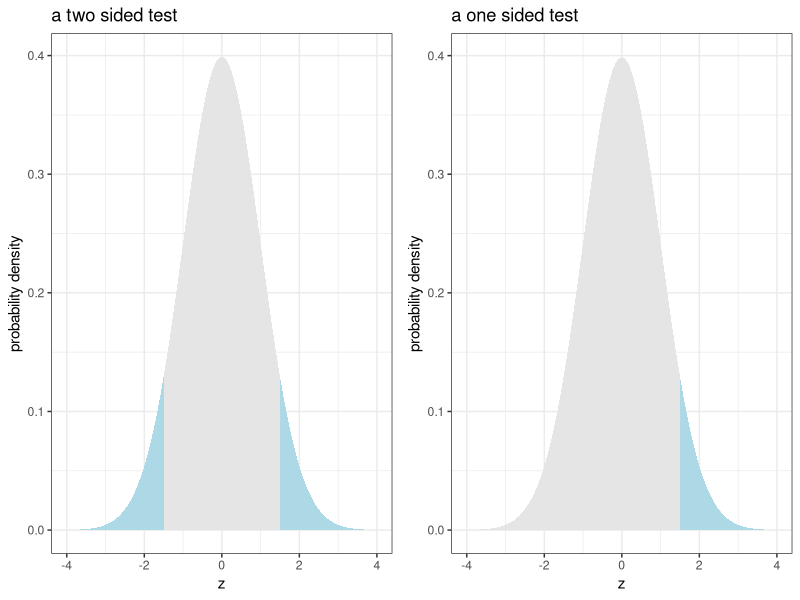

Generate this figure with R:
## ---- chunk 1
knitr::opts_chunk$set(echo = TRUE)
library(ggplot2)
library(gridExtra)
## ---- chunk 2

grid.arrange(
ggplot(NULL, aes(c(-5,3))) +
  geom_area(stat = "function", fun = dnorm, fill = "lightblue", xlim = c(-4, -1.5)) +
  geom_area(stat = "function", fun = dnorm, fill = "grey90", xlim = c(-1.5, 4)) +
  geom_area(stat = "function", fun = dnorm, fill = "lightblue", xlim = c(1.5, 4)) +
  ggtitle("a two sided test") +
  xlab("z") +
  ylab("probability density") +
  theme_bw(),

ggplot(NULL, aes(c(-3,3))) +
  geom_area(stat = "function", fun = dnorm, fill = "grey90", xlim = c(-4, 4)) +
  geom_area(stat = "function", fun = dnorm, fill = "lightblue", xlim = c(1.5, 4)) +
  ggtitle("a one sided test") +
  xlab("z") +
  ylab("probability density") +
  theme_bw(),
ncol=2)

## ---- chunk 3
pnorm(1.65) #our p value is
## ---- chunk 4
1 - pnorm(1.5)
